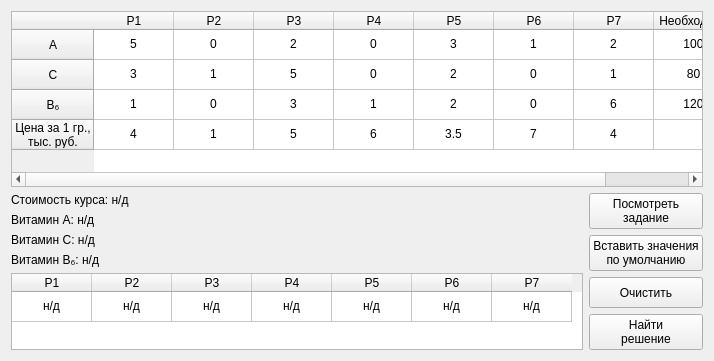
<?xml version="1.0" encoding="UTF-8"?>
<ui version="4.0">
 <class>VitaminsLpSolverWindow</class>
 <widget class="QWidget" name="VitaminsLpSolverWindow">
  <property name="geometry">
   <rect>
    <x>0</x>
    <y>0</y>
    <width>714</width>
    <height>361</height>
   </rect>
  </property>
  <property name="minimumSize">
   <size>
    <width>714</width>
    <height>0</height>
   </size>
  </property>
  <property name="maximumSize">
   <size>
    <width>860</width>
    <height>16777215</height>
   </size>
  </property>
  <property name="windowTitle">
   <string>Расчет курса витаминов</string>
  </property>
  <layout class="QGridLayout" name="gl_main">
   <item row="6" column="0" rowspan="7">
    <widget class="QTableWidget" name="tw_point">
     <property name="sizePolicy">
      <sizepolicy hsizetype="Expanding" vsizetype="Expanding">
       <horstretch>0</horstretch>
       <verstretch>0</verstretch>
      </sizepolicy>
     </property>
     <attribute name="horizontalHeaderDefaultSectionSize">
      <number>80</number>
     </attribute>
     <attribute name="verticalHeaderVisible">
      <bool>false</bool>
     </attribute>
     <row>
      <property name="text">
       <string>Необходимо</string>
      </property>
      <property name="textAlignment">
       <set>AlignCenter</set>
      </property>
     </row>
     <column>
      <property name="text">
       <string>P1</string>
      </property>
     </column>
     <column>
      <property name="text">
       <string>P2</string>
      </property>
     </column>
     <column>
      <property name="text">
       <string>P3</string>
      </property>
     </column>
     <column>
      <property name="text">
       <string>P4</string>
      </property>
     </column>
     <column>
      <property name="text">
       <string>P5</string>
      </property>
     </column>
     <column>
      <property name="text">
       <string>P6</string>
      </property>
     </column>
     <column>
      <property name="text">
       <string>P7</string>
      </property>
     </column>
     <item row="0" column="0">
      <property name="text">
       <string>н/д</string>
      </property>
      <property name="textAlignment">
       <set>AlignCenter</set>
      </property>
     </item>
     <item row="0" column="1">
      <property name="text">
       <string>н/д</string>
      </property>
      <property name="textAlignment">
       <set>AlignCenter</set>
      </property>
     </item>
     <item row="0" column="2">
      <property name="text">
       <string>н/д</string>
      </property>
      <property name="textAlignment">
       <set>AlignCenter</set>
      </property>
     </item>
     <item row="0" column="3">
      <property name="text">
       <string>н/д</string>
      </property>
      <property name="textAlignment">
       <set>AlignCenter</set>
      </property>
     </item>
     <item row="0" column="4">
      <property name="text">
       <string>н/д</string>
      </property>
      <property name="textAlignment">
       <set>AlignCenter</set>
      </property>
     </item>
     <item row="0" column="5">
      <property name="text">
       <string>н/д</string>
      </property>
      <property name="textAlignment">
       <set>AlignCenter</set>
      </property>
     </item>
     <item row="0" column="6">
      <property name="text">
       <string>н/д</string>
      </property>
      <property name="textAlignment">
       <set>AlignCenter</set>
      </property>
     </item>
    </widget>
   </item>
   <item row="2" column="0" rowspan="4">
    <widget class="QWidget" name="w_result" native="true">
     <property name="sizePolicy">
      <sizepolicy hsizetype="Preferred" vsizetype="Fixed">
       <horstretch>0</horstretch>
       <verstretch>0</verstretch>
      </sizepolicy>
     </property>
     <layout class="QVBoxLayout" name="vl_result">
      <property name="leftMargin">
       <number>0</number>
      </property>
      <property name="topMargin">
       <number>0</number>
      </property>
      <property name="rightMargin">
       <number>0</number>
      </property>
      <property name="bottomMargin">
       <number>0</number>
      </property>
      <item>
       <widget class="QLabel" name="l_extr">
        <property name="sizePolicy">
         <sizepolicy hsizetype="Preferred" vsizetype="Fixed">
          <horstretch>0</horstretch>
          <verstretch>0</verstretch>
         </sizepolicy>
        </property>
        <property name="text">
         <string>Стоимость курса: н/д</string>
        </property>
       </widget>
      </item>
      <item>
       <widget class="QLabel" name="l_a">
        <property name="sizePolicy">
         <sizepolicy hsizetype="Preferred" vsizetype="Fixed">
          <horstretch>0</horstretch>
          <verstretch>0</verstretch>
         </sizepolicy>
        </property>
        <property name="text">
         <string>Витамин А: н/д</string>
        </property>
       </widget>
      </item>
      <item>
       <widget class="QLabel" name="l_c">
        <property name="sizePolicy">
         <sizepolicy hsizetype="Preferred" vsizetype="Fixed">
          <horstretch>0</horstretch>
          <verstretch>0</verstretch>
         </sizepolicy>
        </property>
        <property name="text">
         <string>Витамин С: н/д</string>
        </property>
       </widget>
      </item>
      <item>
       <widget class="QLabel" name="l_b6">
        <property name="text">
         <string>Витамин B₆: н/д</string>
        </property>
       </widget>
      </item>
     </layout>
    </widget>
   </item>
   <item row="0" column="0" colspan="2">
    <widget class="QTableWidget" name="tw_model">
     <property name="sizePolicy">
      <sizepolicy hsizetype="Expanding" vsizetype="Expanding">
       <horstretch>0</horstretch>
       <verstretch>0</verstretch>
      </sizepolicy>
     </property>
     <attribute name="horizontalHeaderDefaultSectionSize">
      <number>80</number>
     </attribute>
     <row>
      <property name="text">
       <string>A</string>
      </property>
      <property name="textAlignment">
       <set>AlignCenter</set>
      </property>
     </row>
     <row>
      <property name="text">
       <string>C</string>
      </property>
      <property name="textAlignment">
       <set>AlignCenter</set>
      </property>
     </row>
     <row>
      <property name="text">
       <string>B₆</string>
      </property>
      <property name="textAlignment">
       <set>AlignCenter</set>
      </property>
     </row>
     <row>
      <property name="text">
       <string>Цена за 1 гр.,
тыс. руб.</string>
      </property>
      <property name="textAlignment">
       <set>AlignCenter</set>
      </property>
     </row>
     <column>
      <property name="text">
       <string>P1</string>
      </property>
     </column>
     <column>
      <property name="text">
       <string>P2</string>
      </property>
     </column>
     <column>
      <property name="text">
       <string>P3</string>
      </property>
     </column>
     <column>
      <property name="text">
       <string>P4</string>
      </property>
     </column>
     <column>
      <property name="text">
       <string>P5</string>
      </property>
     </column>
     <column>
      <property name="text">
       <string>P6</string>
      </property>
     </column>
     <column>
      <property name="text">
       <string>P7</string>
      </property>
     </column>
     <column>
      <property name="text">
       <string>Необходимо</string>
      </property>
     </column>
     <item row="0" column="0">
      <property name="text">
       <string>5</string>
      </property>
      <property name="textAlignment">
       <set>AlignCenter</set>
      </property>
     </item>
     <item row="0" column="1">
      <property name="text">
       <string>0</string>
      </property>
      <property name="textAlignment">
       <set>AlignCenter</set>
      </property>
     </item>
     <item row="0" column="2">
      <property name="text">
       <string>2</string>
      </property>
      <property name="textAlignment">
       <set>AlignCenter</set>
      </property>
     </item>
     <item row="0" column="3">
      <property name="text">
       <string>0</string>
      </property>
      <property name="textAlignment">
       <set>AlignCenter</set>
      </property>
     </item>
     <item row="0" column="4">
      <property name="text">
       <string>3</string>
      </property>
      <property name="textAlignment">
       <set>AlignCenter</set>
      </property>
     </item>
     <item row="0" column="5">
      <property name="text">
       <string>1</string>
      </property>
      <property name="textAlignment">
       <set>AlignCenter</set>
      </property>
     </item>
     <item row="0" column="6">
      <property name="text">
       <string>2</string>
      </property>
      <property name="textAlignment">
       <set>AlignCenter</set>
      </property>
     </item>
     <item row="0" column="7">
      <property name="text">
       <string>100</string>
      </property>
      <property name="textAlignment">
       <set>AlignCenter</set>
      </property>
     </item>
     <item row="1" column="0">
      <property name="text">
       <string>3</string>
      </property>
      <property name="textAlignment">
       <set>AlignCenter</set>
      </property>
     </item>
     <item row="1" column="1">
      <property name="text">
       <string>1</string>
      </property>
      <property name="textAlignment">
       <set>AlignCenter</set>
      </property>
     </item>
     <item row="1" column="2">
      <property name="text">
       <string>5</string>
      </property>
      <property name="textAlignment">
       <set>AlignCenter</set>
      </property>
     </item>
     <item row="1" column="3">
      <property name="text">
       <string>0</string>
      </property>
      <property name="textAlignment">
       <set>AlignCenter</set>
      </property>
     </item>
     <item row="1" column="4">
      <property name="text">
       <string>2</string>
      </property>
      <property name="textAlignment">
       <set>AlignCenter</set>
      </property>
     </item>
     <item row="1" column="5">
      <property name="text">
       <string>0</string>
      </property>
      <property name="textAlignment">
       <set>AlignCenter</set>
      </property>
     </item>
     <item row="1" column="6">
      <property name="text">
       <string>1</string>
      </property>
      <property name="textAlignment">
       <set>AlignCenter</set>
      </property>
     </item>
     <item row="1" column="7">
      <property name="text">
       <string>80</string>
      </property>
      <property name="textAlignment">
       <set>AlignCenter</set>
      </property>
     </item>
     <item row="2" column="0">
      <property name="text">
       <string>1</string>
      </property>
      <property name="textAlignment">
       <set>AlignCenter</set>
      </property>
     </item>
     <item row="2" column="1">
      <property name="text">
       <string>0</string>
      </property>
      <property name="textAlignment">
       <set>AlignCenter</set>
      </property>
     </item>
     <item row="2" column="2">
      <property name="text">
       <string>3</string>
      </property>
      <property name="textAlignment">
       <set>AlignCenter</set>
      </property>
     </item>
     <item row="2" column="3">
      <property name="text">
       <string>1</string>
      </property>
      <property name="textAlignment">
       <set>AlignCenter</set>
      </property>
     </item>
     <item row="2" column="4">
      <property name="text">
       <string>2</string>
      </property>
      <property name="textAlignment">
       <set>AlignCenter</set>
      </property>
     </item>
     <item row="2" column="5">
      <property name="text">
       <string>0</string>
      </property>
      <property name="textAlignment">
       <set>AlignCenter</set>
      </property>
     </item>
     <item row="2" column="6">
      <property name="text">
       <string>6</string>
      </property>
      <property name="textAlignment">
       <set>AlignCenter</set>
      </property>
     </item>
     <item row="2" column="7">
      <property name="text">
       <string>120</string>
      </property>
      <property name="textAlignment">
       <set>AlignCenter</set>
      </property>
     </item>
     <item row="3" column="0">
      <property name="text">
       <string>4</string>
      </property>
      <property name="textAlignment">
       <set>AlignCenter</set>
      </property>
     </item>
     <item row="3" column="1">
      <property name="text">
       <string>1</string>
      </property>
      <property name="textAlignment">
       <set>AlignCenter</set>
      </property>
     </item>
     <item row="3" column="2">
      <property name="text">
       <string>5</string>
      </property>
      <property name="textAlignment">
       <set>AlignCenter</set>
      </property>
     </item>
     <item row="3" column="3">
      <property name="text">
       <string>6</string>
      </property>
      <property name="textAlignment">
       <set>AlignCenter</set>
      </property>
     </item>
     <item row="3" column="4">
      <property name="text">
       <string>3.5</string>
      </property>
      <property name="textAlignment">
       <set>AlignCenter</set>
      </property>
     </item>
     <item row="3" column="5">
      <property name="text">
       <string>7</string>
      </property>
      <property name="textAlignment">
       <set>AlignCenter</set>
      </property>
     </item>
     <item row="3" column="6">
      <property name="text">
       <string>4</string>
      </property>
      <property name="textAlignment">
       <set>AlignCenter</set>
      </property>
     </item>
     <item row="3" column="7">
      <property name="text">
       <string/>
      </property>
      <property name="textAlignment">
       <set>AlignCenter</set>
      </property>
      <property name="flags">
       <set>ItemIsSelectable|ItemIsDragEnabled|ItemIsDropEnabled|ItemIsUserCheckable|ItemIsEnabled</set>
      </property>
     </item>
    </widget>
   </item>
   <item row="2" column="1" rowspan="11">
    <widget class="QWidget" name="w_buttons" native="true">
     <property name="sizePolicy">
      <sizepolicy hsizetype="Fixed" vsizetype="Preferred">
       <horstretch>0</horstretch>
       <verstretch>0</verstretch>
      </sizepolicy>
     </property>
     <layout class="QVBoxLayout" name="vl_buttons">
      <property name="leftMargin">
       <number>0</number>
      </property>
      <property name="topMargin">
       <number>0</number>
      </property>
      <property name="rightMargin">
       <number>0</number>
      </property>
      <property name="bottomMargin">
       <number>0</number>
      </property>
      <item>
       <widget class="QPushButton" name="pb_task">
        <property name="sizePolicy">
         <sizepolicy hsizetype="Minimum" vsizetype="Expanding">
          <horstretch>0</horstretch>
          <verstretch>0</verstretch>
         </sizepolicy>
        </property>
        <property name="text">
         <string>Посмотреть
задание</string>
        </property>
       </widget>
      </item>
      <item>
       <widget class="QPushButton" name="pb_defaults">
        <property name="sizePolicy">
         <sizepolicy hsizetype="Minimum" vsizetype="Expanding">
          <horstretch>0</horstretch>
          <verstretch>0</verstretch>
         </sizepolicy>
        </property>
        <property name="text">
         <string>Вставить значения
по умолчанию</string>
        </property>
       </widget>
      </item>
      <item>
       <widget class="QPushButton" name="pb_clear">
        <property name="sizePolicy">
         <sizepolicy hsizetype="Minimum" vsizetype="Expanding">
          <horstretch>0</horstretch>
          <verstretch>0</verstretch>
         </sizepolicy>
        </property>
        <property name="text">
         <string>Очистить</string>
        </property>
       </widget>
      </item>
      <item>
       <widget class="QPushButton" name="pb_solve">
        <property name="sizePolicy">
         <sizepolicy hsizetype="Minimum" vsizetype="Expanding">
          <horstretch>0</horstretch>
          <verstretch>0</verstretch>
         </sizepolicy>
        </property>
        <property name="text">
         <string>Найти
решение</string>
        </property>
       </widget>
      </item>
     </layout>
    </widget>
   </item>
  </layout>
 </widget>
 <resources/>
 <connections/>
</ui>
